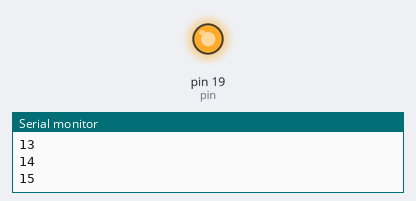
The sketch below on a simulated Arduino Uno, built with avr-gcc and run on an emulated ATmega328P. Shown: output pins drawn as LEDs (lit = HIGH), the last lines printed to the serial monitor.

Above: at 7.7 s.
At 16.7 s:
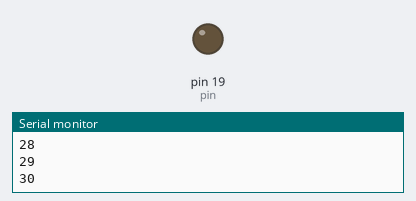
Timing chart, 0 to 22.8 s (numbered marks = the images above):
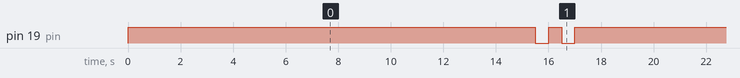

Measured:
- by itself, pin 19 (pin): repeats every 17.5 s: LOW 0.50 s, HIGH 0.50 s, LOW 0.50 s, HIGH 16.0 s
- by itself, everything shown: repeats every 17.5 s, in 6 steps

The sketch:

Test_En_low_effect.ino
```cpp
int pin = 19;
void setup() {
  // put your setup code here, to run once:

  Serial.begin(9600);
  pinMode(pin,OUTPUT);
  digitalWrite(pin,LOW);
}

void loop() {
  // put your main code here, to run repeatedly:
  int i=0;
  digitalWrite(pin,HIGH);
  for(i=0;i<=30;i++)
  {
    Serial.println(i);
    delay(500);
  }
  digitalWrite(pin,LOW);
  delay(500);
  digitalWrite(pin,HIGH);
  delay(500);
  digitalWrite(pin,LOW);
  delay(500);
  digitalWrite(pin,HIGH);
  delay(500);
  digitalWrite(pin,LOW);
}
```
